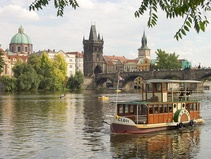
#> input picture Problem Set/PS2/inputSeamCarvingPrague.jpg, 211 x 159 px, shrunk from 640 x 480 before the run
$ python SeamCarvingReduceWidth.py
#> lines starting #> are read from the running program, lines starting #| are printed output that depends on the picture
#> further down, imgPrague is the input picture: shape (159, 211, 3); mean R, G, B 156.5, 149.6, 132.7
### Problem Set/PS2/energy_image.py
import numpy as np
from scipy import ndimage


def rgb2gray(rgb):
    return np.dot(rgb[..., :3], [0.2989, 0.5870, 0.1140])

def energy_image(im):
    bw = rgb2gray(im)

    # filters
    kernely = np.array([[1, 1, 1], [0, 0, 0], [-1, -1, -1]])
    kernelx = np.array([[1, 0, -1], [1, 0, -1], [1, 0, -1]])

    # Perform x convolution
    x = np.absolute(ndimage.convolve(bw, kernelx))
    # Perform y convolution
    y = np.absolute(ndimage.convolve(bw, kernely))
    # add the two gradient together
    result = x + y

    return result.astype(np.double)

### Problem Set/PS2/reduceWidth.py
from find_optimal_vertical_seam import find_optimal_vertical_seam
from cumulative_minimum_energy_map import cumulative_minimum_energy_map
from energy_image import energy_image

import numpy as np
from scipy import ndimage
import matplotlib.pyplot as plt
import matplotlib.image as mpimg

def reduceWidth(im, energyImage):
    mapV = cumulative_minimum_energy_map(energyImage, "VERTICAL")
    seam = find_optimal_vertical_seam(mapV)

    newIm = np.zeros((im.shape[0], im.shape[1]-1, im.shape[2])).astype(int)

    for i in xrange(len(seam)):
        newIm[i] = np.delete(im[i], seam[i], 0)

    return [newIm, energy_image(newIm)]

### Problem Set/PS2/find_optimal_vertical_seam.py
import numpy as np
from scipy import ndimage
import matplotlib.pyplot as plt
import matplotlib.image as mpimg

def find_optimal_vertical_seam(cumulativeEnergyMap):
    seam = np.zeros((len(cumulativeEnergyMap),), int)
    seam[-1] = np.argmin(cumulativeEnergyMap[-1])

    # start tracing back from bottom
    for i in reversed(xrange(len(cumulativeEnergyMap) - 1)):
        curCol = seam[i + 1]

        # look at the three above (take care of edges)
        if (curCol - 1 >= 0 and curCol + 1 < len(cumulativeEnergyMap[0])):
            traceBackOptions = np.array([cumulativeEnergyMap[i][curCol - 1], cumulativeEnergyMap[i][curCol], cumulativeEnergyMap[i][curCol + 1]])
        elif (curCol - 1 < 0 and curCol + 1 < len(cumulativeEnergyMap[0])):
            traceBackOptions = np.array([float("inf"), cumulativeEnergyMap[i][curCol], cumulativeEnergyMap[i][curCol + 1]])
        elif (curCol + 1 >= len(cumulativeEnergyMap[0]) and curCol - 1 >= 0):
            traceBackOptions = np.array([cumulativeEnergyMap[i][curCol - 1], cumulativeEnergyMap[i][curCol], float("inf")])
        else:
            traceBackOptions = np.array([float("inf"), cumulativeEnergyMap[i][curCol], float("inf")])
        traceBackPointIndex = np.argmin(traceBackOptions)
        seam[i] = curCol + traceBackPointIndex - 1

    return seam

### Problem Set/PS2/cumulative_minimum_energy_map.py
import numpy as np
from scipy import ndimage
import matplotlib.pyplot as plt
import matplotlib.image as mpimg

def cumulative_minimum_energy_map(energyImage, seamDirection):
    map = np.zeros(energyImage.shape)

    # if horizontal, rotate and treat as vertical,
    if (seamDirection == "HORIZONTAL"):
        energyImage = np.rot90(energyImage, 3)
        map = np.rot90(map, 3)

    # vertical energy map
    map[0] = energyImage[0].copy()
    for i in range(1, len(map)):
        for j in range(len(map[i])):
            row = i - 1
            colLeft = j - 1
            colCenter = j
            colRight = j + 1
            if (colLeft >= 0 and colRight < len(map[i])):
                map[i][j] = min(map[row][colLeft], map[row][colCenter], map[row][colRight]) + energyImage[i][j]
            elif (colLeft < 0 and colRight < len(map[i])):
                map[i][j] = min(map[row][colCenter], map[row][colRight]) + energyImage[i][j]
            elif (colRight >= len(map[i]) and colLeft >= 0):
                map[i][j] = min(map[row][colLeft], map[row][colCenter]) + energyImage[i][j]
            else:
                map[i][j] = min(map[row][colCenter]) + energyImage[i][j]

    # if horizontal, rotate energy map back
    if (seamDirection == "HORIZONTAL"):
        map = np.rot90(map)

    return map.astype(np.double)

### Problem Set/PS2/progressBar.py
import sys

def progress(count, total, status=''):
    bar_len = 60
    filled_len = int(round(bar_len * count / float(total)))

    percents = round(100.0 * count / float(total), 1)
    bar = '=' * filled_len + '-' * (bar_len - filled_len)

    sys.stdout.write('\r[%s] %s%s ...%s\r' % (bar, percents, '%', status))
    sys.stdout.flush()

### Problem Set/PS2/SeamCarvingReduceWidth.py
from energy_image import energy_image
from reduceWidth import reduceWidth
from progressBar import progress

import matplotlib.pyplot as plt
import matplotlib.image as mpimg

### prague image
imgPrague = mpimg.imread('./inputSeamCarvingPrague.jpg')
energyImagePrague = energy_image(imgPrague)

for i in xrange(100):
    progress(i, 100, status="reducing prague image width by 100")
    [imgPrague, energyImagePrague] = reduceWidth(imgPrague, energyImagePrague)
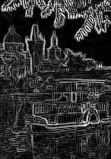
#> energyImagePrague: shape (159, 111) float64; min 0.136, max 754.1, mean 145.1; drawn with min black and max white
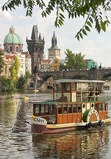
#> imgPrague: shape (159, 111, 3) int64; mean R, G, B 147, 138.6, 120.3

plt.imshow(imgPrague)
# plt.savefig('./outputReduceWidthPrague.png')

### mall image
imgMall = mpimg.imread('./inputSeamCarvingMall.jpg')
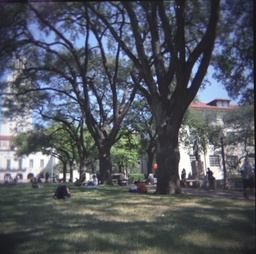
#> input picture Problem Set/PS2/inputSeamCarvingMall.jpg, 256 x 254 px, shrunk from 775 x 769 before the run
#> imgMall is the input picture: shape (254, 256, 3); mean R, G, B 83.8, 88.4, 96.4
energyImageMall = energy_image(imgMall)

for i in xrange(100):
    progress(i, 100, status="reducing mall image width by 100")
    [imgMall, energyImageMall] = reduceWidth(imgMall, energyImageMall)
#> this loop made 100 passes
#> pass 1, in reduceWidth (call 101), `mapV = cumulative_minimum_energy_map(energyImage, "VERTICAL")`:
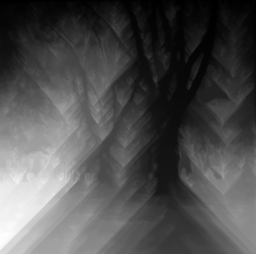
#> mapV: shape (254, 256) float64; min 0.684, max 10783.4, mean 3367.8; drawn with min black and max white
#> after the loop:
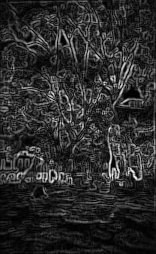
#> energyImageMall: shape (254, 156) float64; min 0.157, max 736.9, mean 128.4; drawn with min black and max white
#> after the loop:
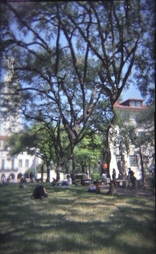
#> imgMall: shape (254, 156, 3) int64; mean R, G, B 93.3, 99.2, 108.5

plt.imshow(imgMall)
# plt.savefig('./outputReduceWidthMall.png')
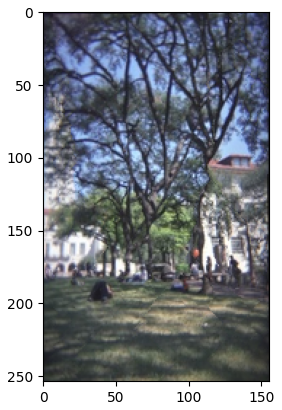
#> figure drawn by matplotlib, 1 panel
